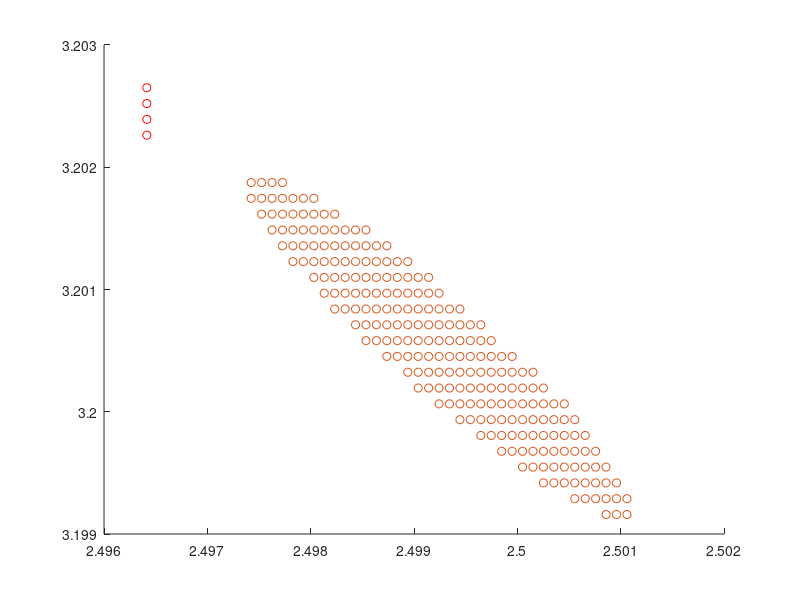

This chart was generated by the following MATLAB code:
clear

N = 12;
x_exp = linspace(0.5,2,12)';
x_fun = linspace(0.5,2,6)';
x_fun_temp = x_fun;

for i = 1:N-1
   
    x_fun_temp = [x_fun_temp; x_fun];
    
end

x_fun = x_fun_temp;
clear x_fun_temp

n_exp = length(x_exp);
n_fun = length(x_fun);
n_x = n_fun/N;
p = 2;

X_fun  = ones(n_fun,1);
X_exp = ones(n_exp,1);

X_exp = [X_exp, x_exp];
X_fun = [X_fun, x_fun];

b_inherent = [2.5; 3.2];

y_inherent_exp = X_exp*b_inherent;

s_exp = 0.001;
s_fun = 0.01;

per_exp = s_exp / mean(y_inherent_exp) * 100;
per_fun = s_fun / mean(y_inherent_exp) * 100;

valid = 0;
valid_alt = 0;
SSE_fit_exp_ave = 0;
SSE_fit_ave = 0;
SSE_min_ave = 0;
RHS_ave = 0;
RMS_fit_ave = 0;
RMS_fit_exp_ave = 0;

cycles = 1;

Y_exp = normrnd(y_inherent_exp,s_exp); %Not sure if this should be included in the loop

    b_exact_fit = (X_exp'*X_exp)\(X_exp'*Y_exp);
    
    Y_exact_fit = X_exp*b_exact_fit;
    
    SSE_exact_fit = sum((Y_exact_fit - Y_exp).^2);
    
    RHS_exact_fit = SSE_exact_fit * (1+p/(n_exp-p)*(finv(0.95,p,n_exp-p)));

for a = 1:cycles
    
    b0_range = linspace(0.998,1.002,100)*b_inherent(1);
    b1_range = linspace(0.998,1.002,100)*b_inherent(2);
    
    SSE_fit = zeros(length(b0_range),length(b1_range));
    SSE_fit_exp = SSE_fit;
    RMS_fit = SSE_fit;
    RMS_fit_exp = SSE_fit;
    
    m = 1;
    
    for i = 1:length(b0_range)
        
        for j = 1:length(b1_range)
            
        b_range = [b0_range(i); b1_range(j)];
        
        y_inherent_fun = X_fun*b_range;
        
        Y_fun = normrnd(y_inherent_fun,s_fun);

        b_fit = (X_fun'*X_fun)\(X_fun'*Y_fun);
        
        Y_fun_fit = X_fun*b_fit;
        
        Y_fun_exp = X_exp*b_fit;
        
        Y_fun_ave = zeros(n_x,1);
        
        for q = 1:(n_x)
            
            for t = 1:N
               
                Y_fun_ave(q) = Y_fun_ave(q) + Y_fun(q + n_x*(t-1));
                
            end
            
        end
        
        Y_fun_ave = Y_fun_ave / N;
        
        SSE_fun_ave = sum((Y_fun_fit(1:n_x) - Y_fun_ave).^2); % Just relative to the average
        
        SSE_fun = sum((Y_fun_fit - Y_fun).^2); % The difference between the fit to the stochastic function results and the stochastic results themselves
        
        SSE_fun_exp = sum((Y_fun_exp - Y_exp).^2); % The difference between the fit to the stochastic function results and the experimental data
        
        SSE_fit(i,j) = SSE_fun_ave;
        
        RMS_fit(i,j) = sqrt(SSE_fun/n_fun);
        
        SSE_fit_exp(i,j) = SSE_fun_exp;
        
        RMS_fit_exp(i,j) = sqrt(SSE_fun_exp/n_exp);
        
        % Here I am finding what the real 95% confidence region looks like
        
        Y_exact_fun_exp = X_exp*b_range; % The exact function evaluated at the exp
        
        SSE_exact_fun_exp(i,j) = sum((Y_exact_fun_exp - Y_exp).^2); % The difference between the exact function and the experimental
           
            if a == 1 && SSE_exact_fun_exp(i,j) < RHS_exact_fit
                
                b_ext_exact(m,:) = b_range;
                
                m = m+1;
                
            end        
        
        end
            
    end
    
       % This smoothes the results with a quadratic
       
       SSE_smooth = SSE_fit_exp;
       
       % Loop until converges
       
       for h=1:5
       
       SSE_fit_exp = SSE_smooth; 
           
   for j=1:length(b1_range)
       
           x = b0_range';
           X = ones(length(x),1);
           X = [X,x,x.^2];
           Y = SSE_fit_exp(:,j);
           b = (X'*X)\(X'*Y);
           SSE_smooth(:,j) = X*b;
       
   end
   
   for i = 1:length(b0_range)

           x = b1_range';
           X = ones(length(x),1);
           X = [X,x,x.^2];
           Y = SSE_fit_exp(i,:)';
           b = (X'*X)\(X'*Y);
           SSE_smooth(i,:) = X*b;
       
   end
   
       end
   
    RMS_smooth = sqrt(SSE_smooth/n_exp);
    
    SSE_all = SSE_fit + SSE_fit_exp;
               
    [SSE_min, I] = min(SSE_smooth);
    
    [SSE_min, J] = min(SSE_min);
  
    b_opt = [b0_range(I(J)), b1_range(J)];
    
    RHS = SSE_min * (1 + p/(n_exp-p) * (finv(0.95,p,n_exp-p))); % If I add n_exp to n_x I seem to get a good result. Don't know why
    
    sigma2 = SSE_min/(n_exp-p);
    
    sigma2 = 0.1^2 + 0.1^2;
    
    sigma2 = 0.1^2;
    
%     RHS = sigma2 * (n_exp + p*(finv(0.95,p,n_exp-p) - 1));
    
    k = 1;
    
    if SSE_fit_exp(50,50) <= RHS
        
        valid = valid+1;
        
    end
    
    for i = 1:length(b0_range)
        
        for j = 1:length(b1_range)
            
            b_range = [b0_range(i); b1_range(j)];
            
            if SSE_smooth(i,j) <= RHS
               
                b_ext(k,:) = b_range;
                
                k = k+1;
                
                    if i == 1 || i == length(b0_range) || j == 1 || j == length(b1_range)
                       
                        pause(0)
                        
                    end
                    
%                     if i == 50 && j == 50
%                         
%                         valid = valid + 1;
%                         
%                     end
                
            end
            
        end
        
    end
    
    hold
    scatter(b_ext(:,1),b_ext(:,2),'r')
    hold

Y_ext = X_exp * b_ext';

Y_hi = max(Y_ext')';
Y_lo = min(Y_ext')';

valid_all = 1;

    for r = 1:length(Y_hi)
        
       if Y_hi(r) < y_inherent_exp(r) || Y_lo(r) > y_inherent_exp(r)
          
           valid_all = 0;
           
       end
        
    end
    
    if valid_all == 1
        
        valid_alt = valid_alt + 1;
        
    end

RMS_fit_ave = RMS_fit_ave + RMS_fit;
RMS_fit_exp_ave = RMS_fit_exp_ave + RMS_fit_exp;
RHS_ave = RHS_ave + RHS;
SSE_min_ave = SSE_min_ave + SSE_min;
SSE_fit_ave = SSE_fit_ave + SSE_fit;
SSE_fit_exp_ave = SSE_fit_exp_ave + SSE_fit_exp;
     
end

   hold
   scatter(b_ext_exact(:,1),b_ext_exact(:,2),'bs')
   hold
      
   m = 1;
     
   for i = 1:length(b0_range)
       
       for j=1:length(b1_range)
           
                if SSE_exact_fun_exp(i,j) < RHS_ave
                    
                b_range = [b0_range(i); b1_range(j)];
                
                b_ext_exact(m,:) = b_range;
                
                m = m+1;
                
                end   
           
       end
       
   end
   
%    hold
%    scatter(b_ext_exact(:,1),b_ext_exact(:,2),'g*')
%    hold

valid/a
valid_alt/a

RMS_fit_ave = RMS_fit_ave / a;
RMS_fit_exp_ave = RMS_fit_exp_ave / a;
RHS_ave = RHS_ave / a;
RMS_RHS_ave = sqrt(RHS_ave/n_exp);
SSE_min_ave = SSE_min_ave /a;
SSE_fit_ave= SSE_fit_ave / a;
SSE_fit_exp_ave = SSE_fit_exp_ave / a;

mean(mean(RMS_fit_ave))
RMS_fit_exp_ave(50,50)

s_exp/sqrt(n_exp)
s_fun/sqrt(N)

(max(b_ext(:,1)-min(b_ext(:,1))))/max(b_ext_exact(:,1)-min(b_ext_exact(:,1)))
(max(b_ext(:,2)-min(b_ext(:,2))))/max(b_ext_exact(:,2)-min(b_ext_exact(:,2)))

% figure
% contour(b0_range,b1_range,SSE_fit_ave)
% 
% figure
% contour(b0_range,b1_range,RMS_fit_exp_ave)